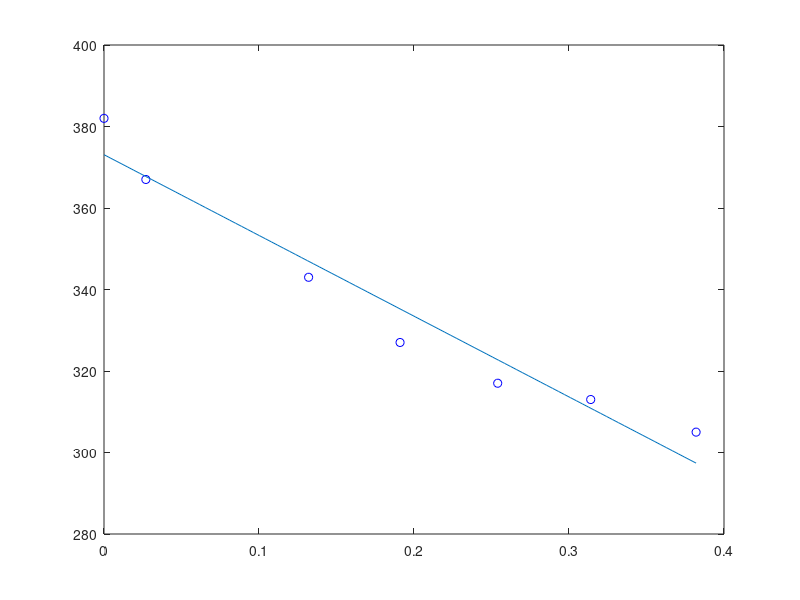

The MATLAB script that drew this image: (Note: this script raises an error after producing the figure.)
x=[0 0.027 0.132 0.191 0.254 0.314 0.382]';
T=[382 367 343 327 317 313 305]';

 A=[x ones(7,1)]
 
 u = inv(A'*A)*A'*T
 
 f=@(x)-198.1278*x+373.0809
 xx=linspace(0,0.382)
 f=f(xx)
 
 plot(x,T,"ob",xx,f)
 d=FactorR2(x,T)

